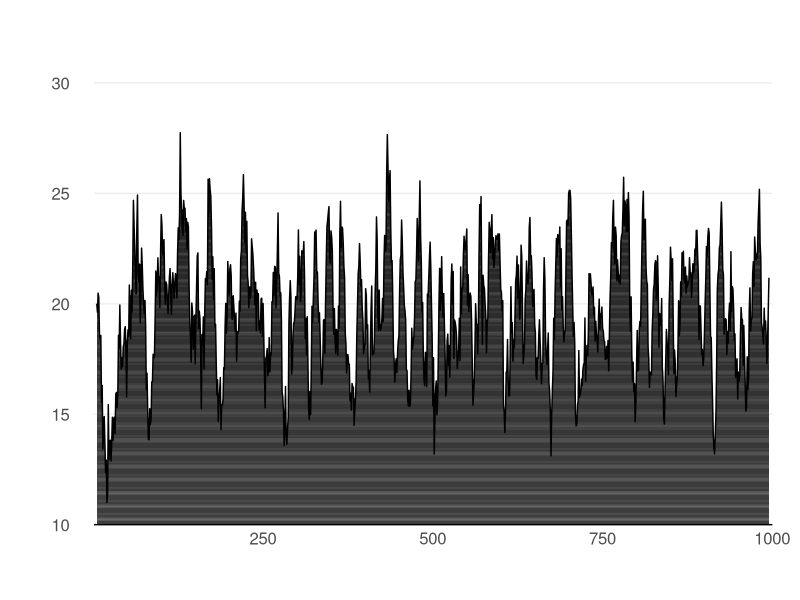

The R source for this figure:
###########################################

## Title: Scaled_fill_under_line
## Description: scaled area fill under a time series
## Date: 20221212
  ## Last edited: 20221212
## Contributors: M. Campbell
## Contacts: michelineleecampbell@gmail.com
## Notes: modded from  https://stackoverflow.com/questions/61775003/ggplot2-create-shaded-area-with-gradient-below-curve

###########################################

library(ggplot2)

df <- data.frame(x = 1:1000,
                 y = zoo::rollmean(x = rnorm(1000, mean = 20, sd = 10), k = 10, na.pad = TRUE))
grad_df <- data.frame(yintercept = seq(10, 31, length.out = 1000), 
                       alpha = seq(1,0.3, length.out = 1000))


plot <- ggplot(df, aes(x, y)) + 
  geom_area(data = df, fill = "black") +
  geom_hline(data = grad_df, aes(yintercept = yintercept, alpha = alpha),
  size = 0.05, colour = "white") +
  
  geom_line(data = df, colour = "black", size = 0.5) +
  geom_hline(aes(yintercept = 10), alpha = 0.02) + 
  theme_bw()  +
  # geom_point(shape = 16, size = 1, colour = "#80C020") +
  # geom_point(shape = 16, size = 1, colour = "white") +
  # geom_hline(aes(yintercept = min(df$y)), alpha = 0.02) +
  # theme_bw() +
  theme(panel.grid.major.x = element_blank(),
        panel.grid.minor.x = element_blank(),
        panel.grid.minor.y = element_blank(),
        panel.border       = element_blank(),
        axis.line.x        = element_line(),
        text               = element_text(size = 15),
        plot.margin        = margin(unit(c(20, 20, 20, 20), "pt")),
        axis.ticks         = element_blank(),
        axis.text.y        = element_text(margin = margin(0,15,0,0, unit = "pt"))) +
  scale_alpha_identity() + labs(x="",y="") +
  coord_cartesian(ylim = c(10, 32.5),expand = FALSE)
  # scale_x_date(breaks = "months", expand = c(0.02, 0))

ggsave("FillUnderLine/fillUnderLine.png",
      plot)
NULL
